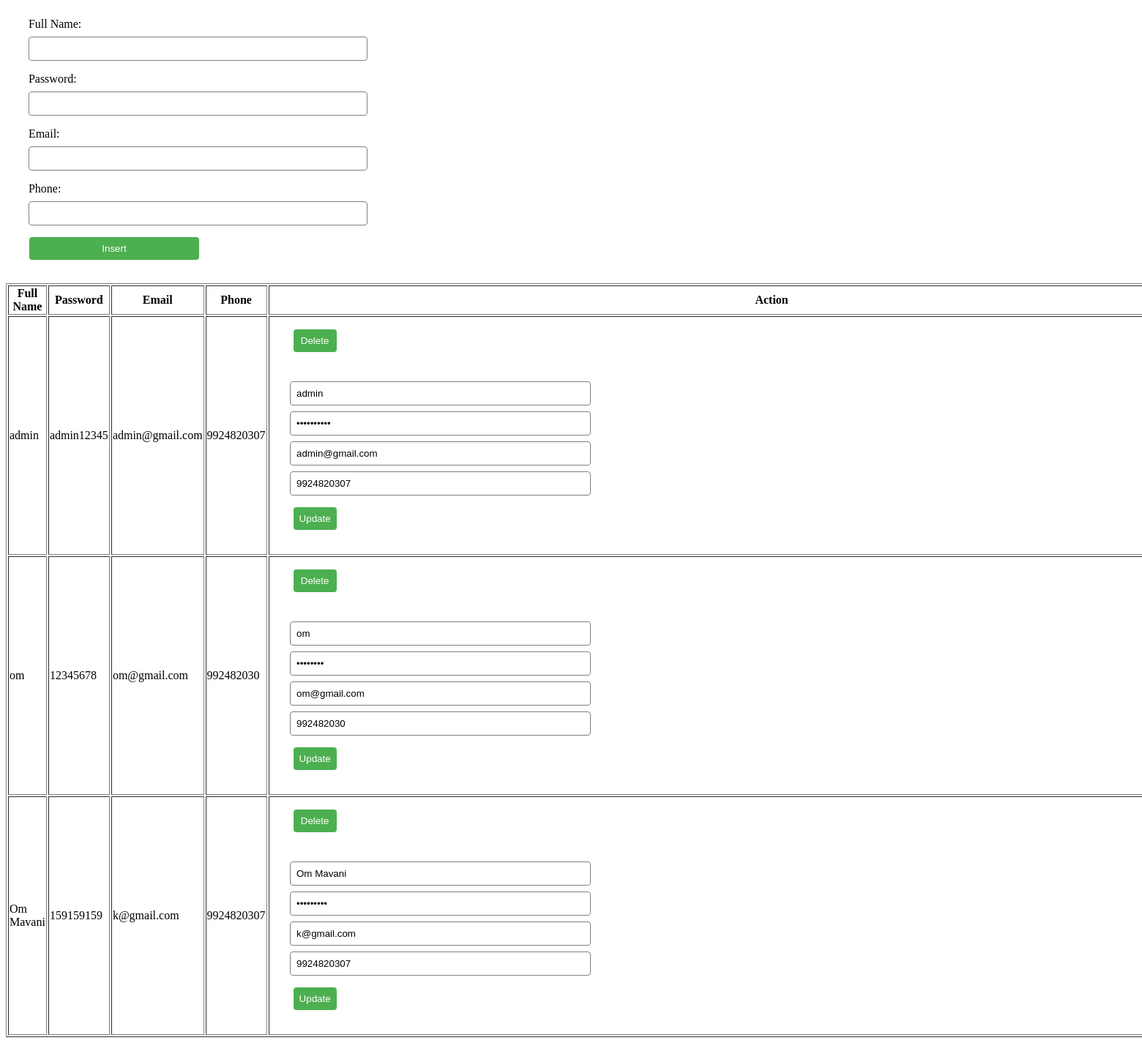
The app's page /admin.php with its own data.
### tables this page shows
CREATE TABLE `registration` (
  `ID` int(50) NOT NULL,
  `fullname` varchar(255) DEFAULT NULL,
  `password` varchar(10) DEFAULT NULL,
  `email` varchar(50) DEFAULT NULL,
  `phone` bigint(20) NOT NULL
);

### admin.php (the view, shortened to what this page needs)
<?php
include "config.php";
?>
<html>
  <head>
  </head>
  <body>
    <form method="post">
      <label>Full Name:</label>
      <input type="text" name="fullname" require>
      <label>Password:</label>
      <input type="password" name="password" require minlength="8">
      <label>Email:</label>
      <input type="email" name="email" require>
      <label>Phone:</label>
      <input type="text" name="phone" require minlength="10">
      <input type="submit" name="insert" value="Insert">
    </form>
  </body>
</html>
<?php
$sql = "SELECT * FROM `registration`";
$result = mysqli_query($conn, $sql);
?>
<table border="1">
    <thead>
        <tr>
            <th>Full Name</th>
            <th>Password</th>
            <th>Email</th>
            <th>Phone</th>
            <th>Action</th>
        </tr>
    </thead>
    <tbody>
        <?php while ($row = mysqli_fetch_assoc($result)) { ?>
        <tr>
            <td><?php echo $row['fullname']; ?></td>
            <td><?php echo $row['password']; ?></td>
            <td><?php echo $row['email']; ?></td>
            <td><?php echo $row['phone']; ?></td>
            <td>
            <form method="post">
    <input type="submit" name="delete" value="Delete">
</form>
<div>
                <form method="post">
                    <input type="text" name="fullname" value="<?php echo $row['fullname']; ?>">
                    <input type="password" name="password" value="<?php echo $row['password']; ?>">
                    <input type="email" name="email" value="<?php echo $row['email']; ?>">
                    <input type="text" name="phone" value="<?php echo $row['phone']; ?>">
                    <input type="submit" name="update" value="Update">
</form>
        </div>
</td>
</tr>
<?php } ?>
</tbody>
</table>

### admin.php (style rules this page uses)
form { display: flex; flex-direction: column; align-items: left; }
label { margin-top: 1rem; margin-left: 2%; }
input[type="text"], input[type="password"], input[type="email"] { width: 30%; padding: 0.5rem; margin-top: 0.5rem; margin-left: 2%; border-radius: 0.25rem; border: 1px solid gray; }
input[type="submit"] { margin-top: 1rem; margin-bottom: 1rem; margin-left: 2rem; margin-right: 80rem; background-color: #4CAF50; color: white; padding: 0.5rem; border: none; align-items: left; border-radius: 0.25rem; cursor: pointer; }

### records on screen
registration: fullname "admin", password "admin12345", email "admin@gmail.com", phone "9924820307"
registration: fullname "om", password "12345678", email "om@gmail.com", phone "992482030"
registration: fullname "Om Mavani", password "159159159", email "k@gmail.com", phone "9924820307"
